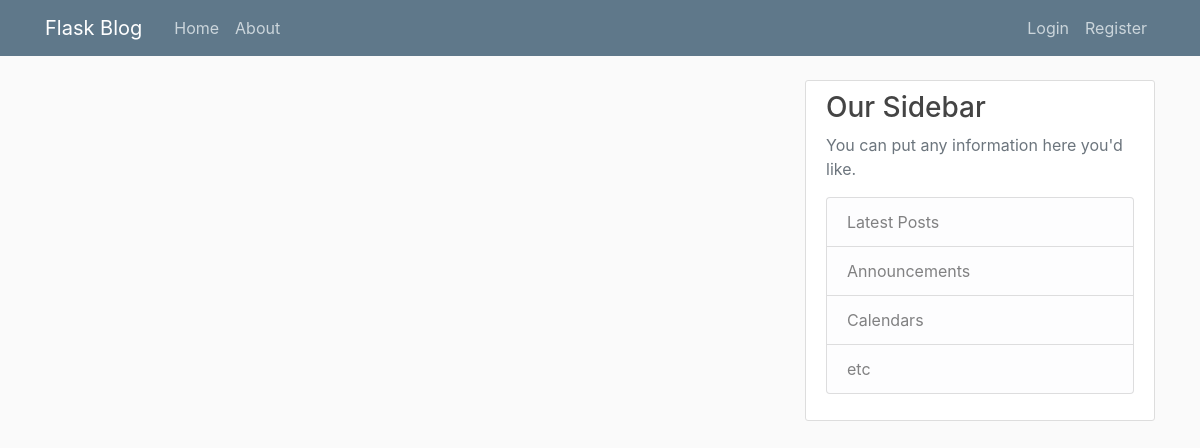
The app's page /home, older data.
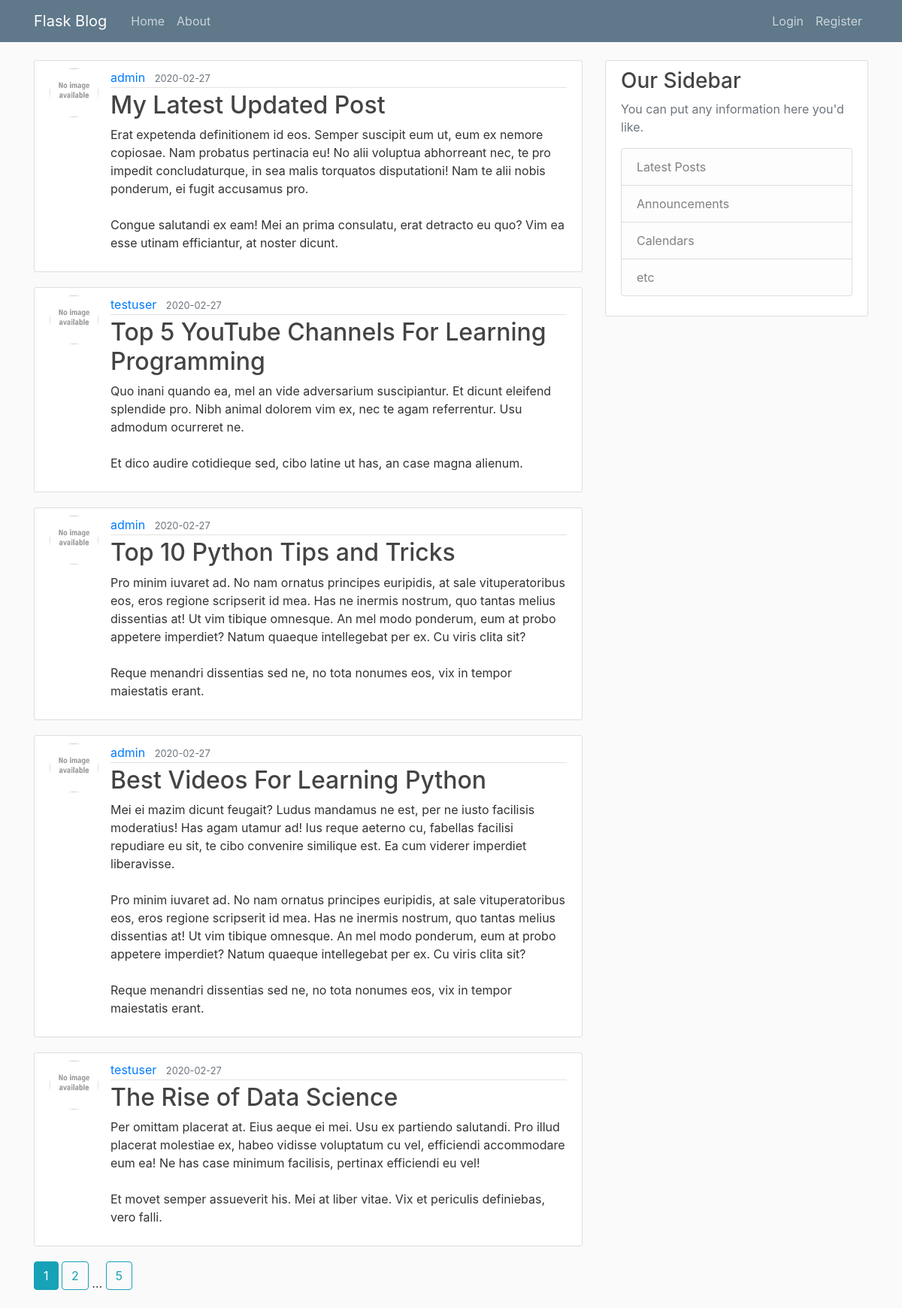
The same page, newer data.
### flaskblog/models.py (models this page shows, shortened)
class Post(db.Model):
    id = db.Column(db.Integer, primary_key=True)
    title = db.Column(db.String(100), nullable=False)
    date_posted = db.Column(db.DateTime, nullable=False, default=datetime.utcnow)
    content = db.Column(db.Text, nullable=False)
    user_id = db.Column(db.Integer, db.ForeignKey('user.id'), nullable=False)

class User(db.Model, UserMixin):
    id = db.Column(db.Integer, primary_key=True)
    username = db.Column(db.String(20), unique=True, nullable=False)
    email = db.Column(db.String(120), unique=True, nullable=False)
    image_file = db.Column(db.String(20), nullable=False, default='default.jpg')
    password = db.Column(db.String(60), nullable=False)
    posts = db.relationship('Post', backref='author', lazy=True)

### flaskblog/main/routes.py (the view)
@main.route('/')
@main.route('/home')
def home():
    page = request.args.get('page', 1, type=int)
    posts = Post.query.order_by(Post.date_posted.desc()).paginate(page=page, per_page=5)
    return render_template('home.html', posts=posts)

### flaskblog/templates/home.html
{% extends 'layout.html' %}
{% block content %}
    {% for post in posts.items %}
        <article class="media content-section">
            <img src="{{ url_for('static', filename='profile_pics/' + post.author.image_file) }}" alt="" class="rounded-circle article-img">
            <div class="media-body">
            <div class="article-metadata">
                <a class="mr-2" href="{{ url_for('users.user_posts', username=post.author.username) }}">{{ post.author.username }}</a>
                <small class="text-muted">{{ post.date_posted.strftime('%Y-%m-%d') }}</small>
            </div>
            <h2><a class="article-title" href="{{ url_for('posts.post', post_id=post.id) }}">{{ post.title }}</a></h2>
            <p class="article-content">{{ post.content }}</p>
            </div>
        </article>
    {% endfor %}
    {% for page_num in posts.iter_pages(left_edge=1, right_edge=1, left_current=1, right_current=2) %}
        {% if page_num %}
            {% if posts.page == page_num %}
                <a class="btn btn-info mb-4" href="{{ url_for('main.home', page=page_num) }}">{{ page_num }}</a>
            {% else %}
                <a class="btn btn-outline-info mb-4" href="{{ url_for('main.home', page=page_num) }}">{{ page_num }}</a>
            {% endif %}
        {% else %}
            ...
        {% endif %}
    {% endfor %}
{% endblock content %}

### flaskblog/templates/layout.html (shortened to what this page needs)
<!DOCTYPE html>
<html lang="en">
<head>
    <link rel="stylesheet" href="https://stackpath.bootstrapcdn.com/bootstrap/4.4.1/css/bootstrap.min.css">
    <link rel="stylesheet" type="text/css" href="{{ url_for('static', filename='main.css') }}">
</head>
<body>
    <header class="site-header">
        <nav class="navbar navbar-expand-md navbar-dark bg-steel fixed-top">
            <div class="container">
                <a class="navbar-brand mr-4" href="/">Flask Blog</a>
                <div class="collapse navbar-collapse" id="navbarToggle">
                    <div class="navbar-nav mr-auto">
                        <a class="nav-item nav-link" href="{{ url_for('main.home') }}">Home</a>
                        <a class="nav-item nav-link" href="{{ url_for('main.about') }}">About</a>
                    </div>
                    <div class="navbar-nav">
                        {% if current_user.is_authenticated %}
                        <a class="nav-item nav-link" href="{{ url_for('posts.new_post') }}">New Post</a>
                        <a class="nav-item nav-link" href="{{ url_for('users.account') }}">Account</a>
                        <a class="nav-item nav-link" href="{{ url_for('users.logout') }}">Logout</a>
                        {% else %}
                            <a class="nav-item nav-link" href="{{ url_for('users.login') }}">Login</a>
                            <a class="nav-item nav-link" href="{{ url_for('users.register') }}">Register</a>
                        {% endif %}
                    </div>
                </div>
            </div>
        </nav>
    </header>
    <main role="main" class="container">
        <div class="row">
            <div class="col-md-8">
                {% block content %}{% endblock %}
            </div>
            <div class="col-md-4">
                <div class="content-section">
                    <h3>Our Sidebar</h3>
                    <p class='text-muted'>You can put any information here you'd like.
                        <ul class="list-group">
                            <li class="list-group-item
                                    list-group-item-light">Latest Posts</li>
                            <li class="list-group-item
                                    list-group-item-light">Announcements</li>
                            <li class="list-group-item
                                    list-group-item-light">Calendars</li>
                            <li class="list-group-item
                                    list-group-item-light">etc</li>
                        </ul>
                    </p>
                </div>
            </div>
        </div>
    </main>
</body>
</html>

### flaskblog/static/main.css (style rules this page uses)
body { background: #fafafa; color: #333333; margin-top: 5rem; }
h1, h2, h3, h4, h5, h6 { color: #444444; }
.bg-steel { background-color: #5f788a; }
.site-header .navbar-nav .nav-link { color: #cbd5db; }
.content-section { background: #ffffff; padding: 10px 20px; border: 1px solid #dddddd; border-radius: 3px; margin-bottom: 20px; }
.article-title { color: #444444; }
.article-content { white-space: pre-line; }
.article-img { height: 65px; width: 65px; margin-right: 16px; }
.article-metadata { padding-bottom: 1px; margin-bottom: 4px; border-bottom: 1px solid #e3e3e3 }

Row changes from the older to the newer data that the page shows:
added Post: image_file (placeholder picture), author.username "admin", date_posted "2020-02-27", title "My Latest Updated Post", content "Erat expetenda definitionem id eos. Semper suscipit eum ut, eum ex nemore copiosae. Nam probatus pertinacia eu! No alii voluptua abhorreant nec, te pro impedit concludaturque, in sea malis torquatos disputationi! Nam te alii nobis ponderum, ei fugit accusamus pro. Congue salutandi ex eam! Mei an prima consulatu, erat detracto eu quo? Vim ea esse utinam efficiantur, at noster dicunt."
added Post: image_file (placeholder picture), author.username "testuser", date_posted "2020-02-27", title "Top 5 YouTube Channels For Learning Programming", content "Quo inani quando ea, mel an vide adversarium suscipiantur. Et dicunt eleifend splendide pro. Nibh animal dolorem vim ex, nec te agam referrentur. Usu admodum ocurreret ne. Et dico audire cotidieque sed, cibo latine ut has, an case magna alienum."
added Post: image_file (placeholder picture), author.username "admin", date_posted "2020-02-27", title "Top 10 Python Tips and Tricks", content "Pro minim iuvaret ad. No nam ornatus principes euripidis, at sale vituperatoribus eos, eros regione scripserit id mea. Has ne inermis nostrum, quo tantas melius dissentias at! Ut vim tibique omnesque. An mel modo ponderum, eum at probo appetere imperdiet? Natum quaeque intellegebat per ex. Cu viris clita sit? Reque menandri dissentias sed ne, no tota nonumes eos, vix in tempor maiestatis erant."
added Post: image_file (placeholder picture), author.username "admin", date_posted "2020-02-27", title "Best Videos For Learning Python", content "Mei ei mazim dicunt feugait? Ludus mandamus ne est, per ne iusto facilisis moderatius! Has agam utamur ad! Ius reque aeterno cu, fabellas facilisi repudiare eu sit, te cibo convenire similique est. Ea cum viderer imperdiet liberavisse. Pro minim iuvaret ad. No nam ornatus principes euripidis, at sale vituperatoribus eos, eros regione scripserit id mea. Has ne inermis nostrum, quo tantas melius dissentias at! Ut vim tibique omnesque. An mel modo ponderum, eum at probo appetere imperdiet? Natum quaeque intellegebat per ex. Cu viris clita sit? Reque menandri dissentias sed ne, no tota nonumes eos, vix in tempor maiestatis erant."
added Post: image_file (placeholder picture), author.username "testuser", date_posted "2020-02-27", title "The Rise of Data Science", content "Per omittam placerat at. Eius aeque ei mei. Usu ex partiendo salutandi. Pro illud placerat molestiae ex, habeo vidisse voluptatum cu vel, efficiendi accommodare eum ea! Ne has case minimum facilisis, pertinax efficiendi eu vel! Et movet semper assueverit his. Mei at liber vitae. Vix et periculis definiebas, vero falli."
Text that changed along with them:
new list line: "1"
new list line: "2"
new list line: "5"
